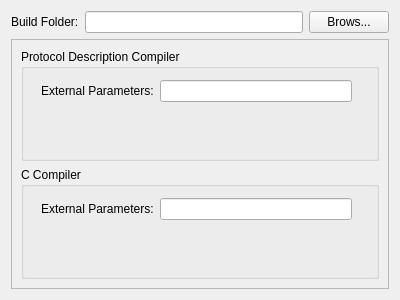
<?xml version="1.0" encoding="UTF-8"?>
<ui version="4.0">
 <class>Form</class>
 <widget class="QWidget" name="Form">
  <property name="geometry">
   <rect>
    <x>0</x>
    <y>0</y>
    <width>400</width>
    <height>300</height>
   </rect>
  </property>
  <property name="windowTitle">
   <string>Form</string>
  </property>
  <layout class="QVBoxLayout" name="verticalLayout">
   <item>
    <layout class="QHBoxLayout" name="horizontalLayout">
     <item>
      <widget class="QLabel" name="label">
       <property name="text">
        <string>Build Folder:</string>
       </property>
      </widget>
     </item>
     <item>
      <widget class="QLineEdit" name="lineEdit"/>
     </item>
     <item>
      <widget class="QPushButton" name="pushButton">
       <property name="text">
        <string>Brows...</string>
       </property>
      </widget>
     </item>
    </layout>
   </item>
   <item>
    <widget class="QScrollArea" name="scrollArea">
     <property name="widgetResizable">
      <bool>true</bool>
     </property>
     <widget class="QWidget" name="scrollAreaWidgetContents">
      <property name="geometry">
       <rect>
        <x>0</x>
        <y>0</y>
        <width>384</width>
        <height>255</height>
       </rect>
      </property>
      <layout class="QVBoxLayout" name="verticalLayout_2">
       <item>
        <widget class="QGroupBox" name="groupBox">
         <property name="title">
          <string>Protocol Description Compiler</string>
         </property>
         <widget class="QWidget" name="">
          <property name="geometry">
           <rect>
            <x>20</x>
            <y>30</y>
            <width>311</width>
            <height>24</height>
           </rect>
          </property>
          <layout class="QHBoxLayout" name="horizontalLayout_2">
           <item>
            <widget class="QLabel" name="label_2">
             <property name="text">
              <string>External Parameters:</string>
             </property>
            </widget>
           </item>
           <item>
            <widget class="QLineEdit" name="lineEdit_2"/>
           </item>
          </layout>
         </widget>
        </widget>
       </item>
       <item>
        <widget class="QGroupBox" name="groupBox_2">
         <property name="title">
          <string>C Compiler</string>
         </property>
         <widget class="QWidget" name="layoutWidget">
          <property name="geometry">
           <rect>
            <x>20</x>
            <y>30</y>
            <width>311</width>
            <height>24</height>
           </rect>
          </property>
          <layout class="QHBoxLayout" name="horizontalLayout_3">
           <item>
            <widget class="QLabel" name="label_3">
             <property name="text">
              <string>External Parameters:</string>
             </property>
            </widget>
           </item>
           <item>
            <widget class="QLineEdit" name="lineEdit_3"/>
           </item>
          </layout>
         </widget>
        </widget>
       </item>
      </layout>
     </widget>
    </widget>
   </item>
  </layout>
 </widget>
 <resources/>
 <connections/>
</ui>
